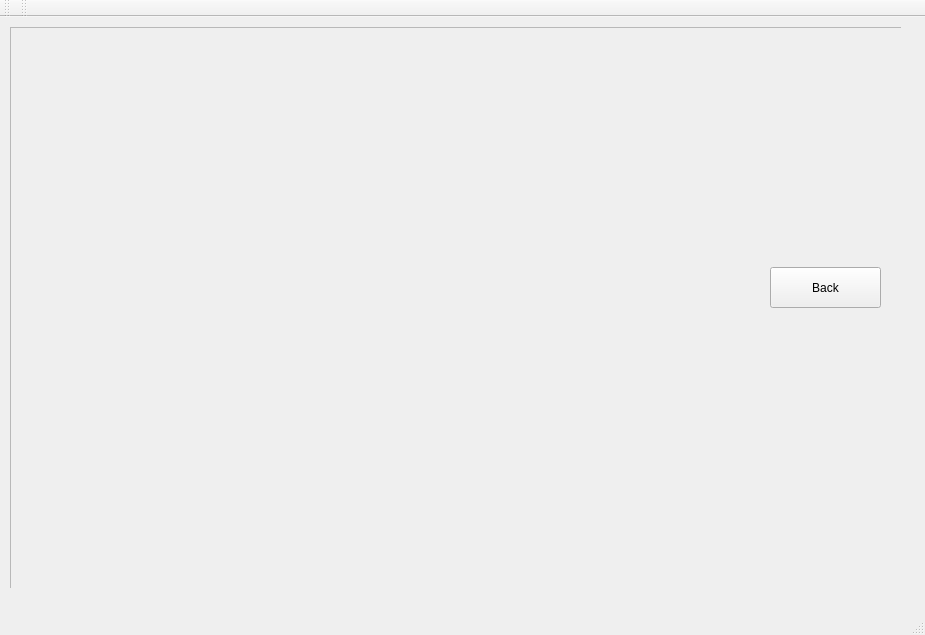
<?xml version="1.0" encoding="UTF-8"?>
<ui version="4.0">
 <class>MainWindow</class>
 <widget class="QMainWindow" name="MainWindow">
  <property name="windowModality">
   <enum>Qt::NonModal</enum>
  </property>
  <property name="geometry">
   <rect>
    <x>0</x>
    <y>0</y>
    <width>925</width>
    <height>635</height>
   </rect>
  </property>
  <property name="windowTitle">
   <string>MainWindow</string>
  </property>
  <widget class="QWidget" name="centralWidget">
   <property name="enabled">
    <bool>true</bool>
   </property>
   <widget class="winChanger" name="stackedWidget">
    <property name="geometry">
     <rect>
      <x>10</x>
      <y>0</y>
      <width>891</width>
      <height>571</height>
     </rect>
    </property>
    <property name="sizePolicy">
     <sizepolicy hsizetype="Expanding" vsizetype="Expanding">
      <horstretch>0</horstretch>
      <verstretch>0</verstretch>
     </sizepolicy>
    </property>
    <property name="sizeIncrement">
     <size>
      <width>2</width>
      <height>2</height>
     </size>
    </property>
    <property name="currentIndex">
     <number>0</number>
    </property>
    <widget class="QWidget" name="page">
     <property name="sizePolicy">
      <sizepolicy hsizetype="Expanding" vsizetype="Expanding">
       <horstretch>0</horstretch>
       <verstretch>0</verstretch>
      </sizepolicy>
     </property>
     <widget class="QFrame" name="frame_2">
      <property name="enabled">
       <bool>true</bool>
      </property>
      <property name="geometry">
       <rect>
        <x>0</x>
        <y>10</y>
        <width>901</width>
        <height>571</height>
       </rect>
      </property>
      <property name="sizePolicy">
       <sizepolicy hsizetype="Expanding" vsizetype="Expanding">
        <horstretch>0</horstretch>
        <verstretch>0</verstretch>
       </sizepolicy>
      </property>
      <property name="sizeIncrement">
       <size>
        <width>10</width>
        <height>10</height>
       </size>
      </property>
      <property name="frameShape">
       <enum>QFrame::StyledPanel</enum>
      </property>
      <property name="frameShadow">
       <enum>QFrame::Raised</enum>
      </property>
      <widget class="QPushButton" name="pushButton">
       <property name="geometry">
        <rect>
         <x>760</x>
         <y>240</y>
         <width>111</width>
         <height>41</height>
        </rect>
       </property>
       <property name="text">
        <string>Back</string>
       </property>
      </widget>
      <widget class="QWidget" name="gridLayoutWidget">
       <property name="geometry">
        <rect>
         <x>10</x>
         <y>16</y>
         <width>741</width>
         <height>541</height>
        </rect>
       </property>
       <layout class="QGridLayout" name="gridLayout"/>
      </widget>
     </widget>
    </widget>
    <widget class="QWidget" name="page_2">
     <property name="sizePolicy">
      <sizepolicy hsizetype="Expanding" vsizetype="Expanding">
       <horstretch>0</horstretch>
       <verstretch>0</verstretch>
      </sizepolicy>
     </property>
     <widget class="QFrame" name="frame">
      <property name="enabled">
       <bool>true</bool>
      </property>
      <property name="geometry">
       <rect>
        <x>0</x>
        <y>0</y>
        <width>871</width>
        <height>531</height>
       </rect>
      </property>
      <property name="sizePolicy">
       <sizepolicy hsizetype="Expanding" vsizetype="Expanding">
        <horstretch>0</horstretch>
        <verstretch>0</verstretch>
       </sizepolicy>
      </property>
      <property name="frameShape">
       <enum>QFrame::StyledPanel</enum>
      </property>
      <property name="frameShadow">
       <enum>QFrame::Raised</enum>
      </property>
      <widget class="QPushButton" name="PvP">
       <property name="geometry">
        <rect>
         <x>570</x>
         <y>240</y>
         <width>211</width>
         <height>51</height>
        </rect>
       </property>
       <property name="text">
        <string>Player vs Player</string>
       </property>
      </widget>
      <widget class="QPushButton" name="PvE">
       <property name="geometry">
        <rect>
         <x>570</x>
         <y>330</y>
         <width>211</width>
         <height>61</height>
        </rect>
       </property>
       <property name="text">
        <string>Player vs IA</string>
       </property>
      </widget>
      <widget class="QLabel" name="name">
       <property name="enabled">
        <bool>true</bool>
       </property>
       <property name="geometry">
        <rect>
         <x>70</x>
         <y>30</y>
         <width>491</width>
         <height>201</height>
        </rect>
       </property>
       <property name="sizePolicy">
        <sizepolicy hsizetype="Fixed" vsizetype="Fixed">
         <horstretch>8</horstretch>
         <verstretch>8</verstretch>
        </sizepolicy>
       </property>
       <property name="minimumSize">
        <size>
         <width>10</width>
         <height>0</height>
        </size>
       </property>
       <property name="sizeIncrement">
        <size>
         <width>100</width>
         <height>100</height>
        </size>
       </property>
       <property name="font">
        <font>
         <family>URW Palladio L</family>
         <pointsize>42</pointsize>
         <italic>true</italic>
        </font>
       </property>
       <property name="lineWidth">
        <number>4</number>
       </property>
       <property name="text">
        <string>Gomoku !</string>
       </property>
       <property name="textFormat">
        <enum>Qt::AutoText</enum>
       </property>
       <property name="scaledContents">
        <bool>true</bool>
       </property>
       <property name="alignment">
        <set>Qt::AlignLeading|Qt::AlignLeft|Qt::AlignVCenter</set>
       </property>
       <property name="wordWrap">
        <bool>false</bool>
       </property>
       <property name="buddy">
        <cstring>name</cstring>
       </property>
      </widget>
      <widget class="modifiableQLabel" name="Message">
       <property name="geometry">
        <rect>
         <x>30</x>
         <y>130</y>
         <width>141</width>
         <height>81</height>
        </rect>
       </property>
       <property name="text">
        <string/>
       </property>
       <property name="buddy">
        <cstring>PvP</cstring>
       </property>
      </widget>
     </widget>
    </widget>
   </widget>
  </widget>
  <widget class="QStatusBar" name="statusBar"/>
  <widget class="QMenuBar" name="menuBar">
   <property name="geometry">
    <rect>
     <x>0</x>
     <y>0</y>
     <width>925</width>
     <height>20</height>
    </rect>
   </property>
  </widget>
  <widget class="QToolBar" name="toolBar">
   <property name="windowTitle">
    <string>toolBar</string>
   </property>
   <attribute name="toolBarArea">
    <enum>TopToolBarArea</enum>
   </attribute>
   <attribute name="toolBarBreak">
    <bool>false</bool>
   </attribute>
  </widget>
  <widget class="QToolBar" name="toolBar_2">
   <property name="windowTitle">
    <string>toolBar_2</string>
   </property>
   <attribute name="toolBarArea">
    <enum>TopToolBarArea</enum>
   </attribute>
   <attribute name="toolBarBreak">
    <bool>false</bool>
   </attribute>
  </widget>
  <action name="actionChangeName">
   <property name="checkable">
    <bool>true</bool>
   </property>
   <property name="text">
    <string>changeName</string>
   </property>
   <property name="toolTip">
    <string>change the name</string>
   </property>
  </action>
 </widget>
 <layoutdefault spacing="6" margin="11"/>
 <customwidgets>
  <customwidget>
   <class>modifiableQLabel</class>
   <extends>QLabel</extends>
   <header location="global">modifiableQLabel.hpp</header>
   <slots>
    <slot>setQLabel()</slot>
   </slots>
  </customwidget>
  <customwidget>
   <class>winChanger</class>
   <extends>QStackedWidget</extends>
   <header location="global">winchanger.hpp</header>
   <container>1</container>
   <slots>
    <slot>nextWidget()</slot>
    <slot>prevWidget()</slot>
   </slots>
  </customwidget>
 </customwidgets>
 <resources/>
 <connections>
  <connection>
   <sender>PvP</sender>
   <signal>clicked()</signal>
   <receiver>Message</receiver>
   <slot>setQLabel()</slot>
   <hints>
    <hint type="sourcelabel">
     <x>297</x>
     <y>167</y>
    </hint>
    <hint type="destinationlabel">
     <x>155</x>
     <y>177</y>
    </hint>
   </hints>
  </connection>
  <connection>
   <sender>PvE</sender>
   <signal>clicked()</signal>
   <receiver>frame_2</receiver>
   <slot>setFocus()</slot>
   <hints>
    <hint type="sourcelabel">
     <x>273</x>
     <y>228</y>
    </hint>
    <hint type="destinationlabel">
     <x>168</x>
     <y>212</y>
    </hint>
   </hints>
  </connection>
  <connection>
   <sender>pushButton</sender>
   <signal>clicked()</signal>
   <receiver>frame</receiver>
   <slot>setFocus()</slot>
   <hints>
    <hint type="sourcelabel">
     <x>462</x>
     <y>287</y>
    </hint>
    <hint type="destinationlabel">
     <x>491</x>
     <y>274</y>
    </hint>
   </hints>
  </connection>
  <connection>
   <sender>PvP</sender>
   <signal>clicked()</signal>
   <receiver>stackedWidget</receiver>
   <slot>nextWidget()</slot>
   <hints>
    <hint type="sourcelabel">
     <x>395</x>
     <y>169</y>
    </hint>
    <hint type="destinationlabel">
     <x>507</x>
     <y>184</y>
    </hint>
   </hints>
  </connection>
  <connection>
   <sender>pushButton</sender>
   <signal>clicked()</signal>
   <receiver>stackedWidget</receiver>
   <slot>prevWidget()</slot>
   <hints>
    <hint type="sourcelabel">
     <x>480</x>
     <y>287</y>
    </hint>
    <hint type="destinationlabel">
     <x>506</x>
     <y>195</y>
    </hint>
   </hints>
  </connection>
 </connections>
</ui>
